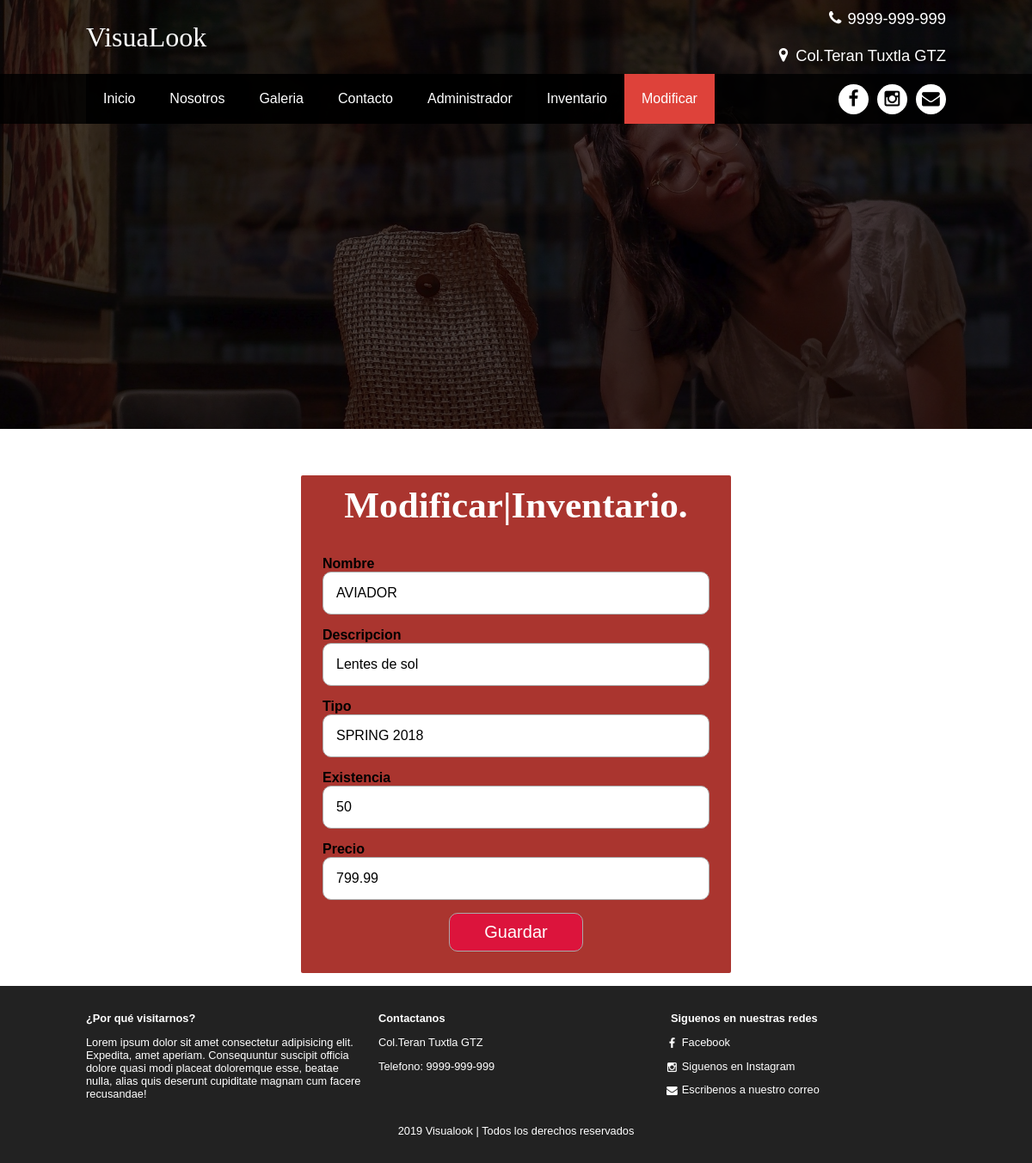
/modificar.php?id=4, run on the app's committed database.
### tables this page shows
create table Lente(Idlente int NOT NULL AUTO_INCREMENT PRIMARY KEY,
			Nombre varchar(150),
			Descripcion Varchar(250),
			Tipo Varchar(150),
			Precio float,
			Existencia Int,
			Imagen varchar(150)
);

### modificar.php (the view, shortened to what this page needs)
<!DOCTYPE html>
<html lang="en">
<head>
    <link rel="stylesheet" href="font/styles.css">
    <link rel="stylesheet" href="css/styles.css">
    <link rel="stylesheet" href="css/admin.css">
</head>
<body>
    <header class="main-header">
        <div class="container container--flex">
            <div class="logo-container column column--50">
                <h1 class="logo">VisuaLook</h1>
            </div>
            <div class="main-header__contactInfo column column--50">
                <p class="main-header__contactInfo__phone">
                    <span class="icon-telefono">9999-999-999</span>
                </p>
                <p class="main-header__contactInfo__address">
                    <span class="icon-ubicacion">Col.Teran Tuxtla GTZ</span>
                </p>
            </div>
        </div>
    </header>
    <nav class="main-nav">
        <div class="container container--flex">
            <ul class="menu" id="menu">
                <li class="menu__item"><a href="index.php" class="menu__link ">Inicio</a></li>
                <li class="menu__item"><a href="nosotros.php" class="menu__link">Nosotros</a></li>
                <li class="menu__item"><a href="galeria.php" class="menu__link">Galeria</a></li>
                <li class="menu__item"><a href="contacto.php" class="menu__link">Contacto</a></li>
                <li class="menu__item"><a href="admin.php" class="menu__link">Administrador</a></li>
                <li class="menu__item"><a href="inventario.php" class="menu__link">Inventario</a></li>
                <li class="menu__item"><a href="modificar.php" class="menu__link menu__link--select">Modificar</a></li>
            </ul>
            <div class="social-icon">
                <a href="" class="social-icon__link"><span class="icon-facebook"></span></a>
                <a href="" class="social-icon__link"><span class="icon-instagram"></span></a>
                <a href="" class="social-icon__link"><span class="icon-mail"></span></a>
            </div>
        </div>
    </nav>
    <section class="banner"> <img src="img/pm.jpg" alt="" class="banner__img"> </section>
    <main class="main">
        <br><br><br>
        <?php
            $id=$_REQUEST['id'];
			include_once 'conexion.php';
			$mysqlConexion=new mysqli($hostDb,$usuarioDb,$claveDb,$nombreDb);
			$sqlQuery="SELECT * FROM  lente WHERE Idlente='$id'";
			$resultado=$mysqlConexion->query($sqlQuery);
			$row=$resultado->fetch_assoc();
		?>
        <form action="omodificar.php?id=<?php echo $row['Idlente']; ?>" method="post" class="form-register">
            <div class="lform"><h2>Modificar|Inventario.</h2></div>
            <div class="contenedor-inputs">
                <label for="uname"><b>Nombre</b></label>
                <input type="text" name="nombre" placeholder="Nombre" class="input-100" required value="<?php echo  $row['Nombre']; ?>">
                <label for="uname"><b>Descripcion</b></label>
                <input type="text" name="descripcion" placeholder="descripcion" class="input-100" required value="<?php echo $row['Descripcion']; ?>">
                <label for="uname"><b>Tipo</b></label>
                <input type="text" name="tipo" placeholder="tipo" class="input-100" required value="<?php echo $row['Tipo']; ?>">
                <label for="uname"><b>Existencia</b></label>
                <input type="text" name="existencia" placeholder="existencia" class="input-100" required value="<?php echo $row['Existencia']; ?>">
                <label for="uname"><b>Precio</b></label>
                <input type="text" name="precio" placeholder="precio" class="input-100" required value="<?php echo $row['Precio']; ?>">
                <input type="submit" value="Guardar" class="btn-enviar" required value="">
            </div>
        </form>
    </main>
    <footer>
        <div class="main-footer">
            <div class="container container--flex">
                <div class="column column--33">
                    <h2 class="column__title">¿Por qué visitarnos?</h2>
                    <p class="column__txt">Lorem ipsum dolor sit amet consectetur adipisicing elit. Expedita,
                        amet aperiam. Consequuntur suscipit officia dolore quasi modi placeat doloremque esse,
                        beatae nulla, alias quis deserunt cupiditate magnam cum facere recusandae!
                    </p>
                </div>
                <div class="column column--33">
                    <h2 class="column__title">Contactanos</h2>
                    <p class="column__txt">Col.Teran Tuxtla GTZ</p>
                    <p class="column__txt">Telefono: 9999-999-999</p>
                </div>
                <div class="column column--33">
                    <h2 class="column__title">Siguenos en nuestras redes</h2>
                    <p class="column__txt"><a href="" class="icon-facebook">Facebook</a></p>
                    <p class="column__txt"><a href="" class="icon-instagram">Siguenos en Instagram</a></p>
                    <p class="column__txt"><a href="" class="icon-mail">Escribenos a nuestro correo</a></p>
                </div>
                <p class="copy">2019 Visualook | Todos los derechos reservados</p>
            </div>
        </div>
    </footer>
</body>
</html>

### css/styles.css (style rules this page uses)
* { box-sizing: border-box; }
body { font-family:'montserrat',sans-serif; margin: 0; }
img { display: block; width: 100%; max-width: 100%; }
h1,h2,h3,h4,h5,h6 { margin: 0; }
.container { width: 100%; margin: auto; }
.container--flex { display: flex; flex-wrap: wrap; justify-content: space-between; align-items: center; }
.column { width: 100%; }
.main-header { width: 100%; }
.logo { font-size: 1.8em; color:#DE423A; padding: 10px; font-family: 'Pacifico',cursive; font-weight: 100; }
.main-header__contactInfo__phone { background: #DE423A; color:white; margin:0 auto; padding:10px; }
.main-header__contactInfo__address { padding: 10px; margin: 0; }
.main-header [class*="icon-"]::before { position: relative; top:2px; right: 5px; }
.main-nav { widows: 100%; position: relative; z-index: 2000; padding: 10px; }
.social-icon { display: flex; justify-content: space-between; }
.social-icon [class*="icon-"] { color: black; margin-left:10px; display: flex; justify-content: center; align-items: center; font-size:1.3em; width: 35px; height: 35px; background: white; border-radius: 50%; }
.social-icon__link { text-decoration: none; }
.menu { position: absolute; top:60px; left: 0; width: 100%; background: rgb(0, 0, 0,0.85); padding: 0; margin: 0; list-style: none; text-align:center; height: 0; overflow: hidden; transition: height .3s linear; }
.menu__link { display: block; padding: 15px; color:white; text-decoration: none; }
.menu__link--select { background: #DE423A; }
.banner { margin-top: -55px; position: relative; }
.banner::before { content: ''; position: absolute; width: 100%; height: 100%; background: rgb(0, 0, 0,0.7); z-index: 1000; top: 0; }
.banner__img { width: 100%; height: 500px; object-fit: cover; }
.column__title { font-size: 1.3em; }
.main-footer { background: #222; color:white; padding: 10px; padding-top:20px; padding-bottom: 20px; font-size: .8em; }
.copy { text-align: center; margin: auto; margin-top: 15px; }
.main-footer [class*="icon-"] { color:white; text-decoration: none; }
.main-footer [class*="icon-"]::before { position: relative; top:3px; right: 5px; }
@media screen and (min-width:480px) { .logo { color:white } }
@media screen and (min-width:480px) { .main-header__contactInfo { text-align: right; } }
@media screen and (min-width:480px) { .main-header__contactInfo__phone { background: none; } }
@media screen and (min-width:480px) { .main-header__contactInfo__address { color:white; } }
@media screen and (min-width:480px) { .main-nav { background: rgb(0, 0, 0,0.85); } }
@media screen and (min-width:480px) { .banner { margin-top:-145px; z-index: -1000; } }
@media screen and (min-width:480px) { .main { padding-bottom: 15px; } }
@media screen and (min-width:480px) { .main-footer .container--flex { align-items: flex-start; } }
@media screen and (min-width:480px) { .column--50 { width: 49%; } }
@media screen and (min-width:480px) { .column--33 { width: 32%; } }
@media screen and (min-width:768px) { .column__title { font-size: 1em; } }
@media screen and (min-width:1024px) { .container { width: 1000px; } }
@media screen and (min-width:1024px) { .logo { font-size: 2em; padding:0; } }
@media screen and (min-width:1024px) { .main-header__contactInfo__phone, .main-header__contactInfo__address { padding-right: 0; font-size: 1.15em; } }
@media screen and (min-width:1024px) { .main-nav { padding: 0; } }
@media screen and (min-width:1024px) { .menu { position:static; display: flex; height: auto; width: auto; } }
@media screen and (min-width:1024px) { .menu__link { padding: 20px; } }
@media screen and (min-width:1024px) { .main-footer { padding-top:30px; padding-bottom: 30px; } }

### css/admin.css (style rules this page uses)
.lform { text-align: center; font-size: 1.8em; color:white; padding: 10px; font-family: 'Pacifico',cursive; font-weight: 100; }
.form-register { width: 80%; max-width: 500px; margin: auto; background: rgb(170, 53, 47) ; border-radius: 2px; }
.contenedor-inputs { width: 100%; text-align: center; align-content: center; padding: 25px; display: flex; flex-wrap: wrap; justify-content:space-between; }
input { margin-bottom: 15px; padding: 15px; font-size: 16px; border-radius: 10px; border: 1px solid darkgray; }
.input-100 { width: 100%; }
.btn-enviar { background: crimson; color: white; margin: auto; padding: 10px 40px; cursor: pointer; font-size: 20px; }

### data on the page
lente: nombre "AVIADOR", descripcion "Lentes de sol", tipo "SPRING 2018", existencia "50", precio "799.99"
